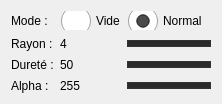
       <widget class="QWidget" name="texture">
        <attribute name="title">
         <string>Texture</string>
        </attribute>
        <layout class="QGridLayout" name="gridLayout_2">
         <item row="1" column="0">
          <widget class="QLabel" name="label_9">
           <property name="text">
            <string>Rayon :</string>
           </property>
          </widget>
         </item>
         <item row="0" column="0">
          <widget class="QLabel" name="label_8">
           <property name="text">
            <string>Mode :</string>
           </property>
          </widget>
         </item>
         <item row="2" column="0">
          <widget class="QLabel" name="label_10">
           <property name="text">
            <string>Dureté :</string>
           </property>
          </widget>
         </item>
         <item row="3" column="0">
          <widget class="QLabel" name="label_11">
           <property name="text">
            <string>Alpha :</string>
           </property>
          </widget>
         </item>
         <item row="1" column="1">
          <widget class="QLabel" name="label_12">
           <property name="text">
            <string>4</string>
           </property>
          </widget>
         </item>
         <item row="2" column="1">
          <widget class="QLabel" name="label_13">
           <property name="text">
            <string>50</string>
           </property>
          </widget>
         </item>
         <item row="3" column="1">
          <widget class="QLabel" name="label_14">
           <property name="text">
            <string>255</string>
           </property>
          </widget>
         </item>
         <item row="1" column="2">
          <widget class="QSlider" name="editTextureRadius">
           <property name="styleSheet">
            <string notr="true">QSlider::groove:horizontal {
    border: 1px solid #333333;
    height: 5px; 
    background: qlineargradient(spread:pad, x1:0, y1:1, x2:0, y2:0, stop:0 rgba(45, 45, 46, 255), stop:1 rgba(37, 40, 43, 255));
    margin: 2px 0;
}

QSlider::handle:horizontal {
    
	background-image: url(:/MainFrame/Resources/Icons_New/Icon_Handler.png);
    width: 16px;
    margin: -10px 0; 

}</string>
           </property>
           <property name="minimum">
            <number>1</number>
           </property>
           <property name="maximum">
            <number>40</number>
           </property>
           <property name="value">
            <number>4</number>
           </property>
           <property name="orientation">
            <enum>Qt::Horizontal</enum>
           </property>
          </widget>
         </item>
         <item row="2" column="2">
          <widget class="QSlider" name="editTextureHardness">
           <property name="styleSheet">
            <string notr="true">QSlider::groove:horizontal {
    border: 1px solid #333333;
    height: 5px; 
    background: qlineargradient(spread:pad, x1:0, y1:1, x2:0, y2:0, stop:0 rgba(45, 45, 46, 255), stop:1 rgba(37, 40, 43, 255));
    margin: 2px 0;
}

QSlider::handle:horizontal {
    
	background-image: url(:/MainFrame/Resources/Icons_New/Icon_Handler.png);
    width: 16px;
    margin: -10px 0; 

}</string>
           </property>
           <property name="minimum">
            <number>1</number>
           </property>
           <property name="maximum">
            <number>100</number>
           </property>
           <property name="value">
            <number>50</number>
           </property>
           <property name="orientation">
            <enum>Qt::Horizontal</enum>
           </property>
          </widget>
         </item>
         <item row="3" column="2">
          <widget class="QSlider" name="editTextureAlpha">
           <property name="styleSheet">
            <string notr="true">QSlider::groove:horizontal {
    border: 1px solid #333333;
    height: 5px; 
    background: qlineargradient(spread:pad, x1:0, y1:1, x2:0, y2:0, stop:0 rgba(45, 45, 46, 255), stop:1 rgba(37, 40, 43, 255));
    margin: 2px 0;
}

QSlider::handle:horizontal {
    
	background-image: url(:/MainFrame/Resources/Icons_New/Icon_Handler.png);
    width: 16px;
    margin: -10px 0; 

}</string>
           </property>
           <property name="minimum">
            <number>1</number>
           </property>
           <property name="maximum">
            <number>255</number>
           </property>
           <property name="value">
            <number>250</number>
           </property>
           <property name="orientation">
            <enum>Qt::Horizontal</enum>
           </property>
          </widget>
         </item>
         <item row="0" column="2">
          <widget class="QRadioButton" name="editTextureModeNormal">
           <property name="styleSheet">
            <string notr="true">QRadioButton {
    spacing: 5px;
}

QRadioButton::indicator {
    width: 31px;
    height: 19px;
}

QRadioButton::indicator:unchecked {
image: url(:/MainFrame/Resources/Icons_New/Checkbutton_no.png);
}

QRadioButton::indicator:checked {
	image: url(:/MainFrame/Resources/Icons_New/Checkbutton_yes.png);
}
</string>
           </property>
           <property name="text">
            <string>Normal</string>
           </property>
           <property name="checked">
            <bool>true</bool>
           </property>
          </widget>
         </item>
         <item row="0" column="1">
          <widget class="QRadioButton" name="editTextureModeEmpty">
           <property name="styleSheet">
            <string notr="true">QRadioButton {
    spacing: 5px;
}

QRadioButton::indicator {
    width: 31px;
    height: 19px;
}

QRadioButton::indicator:unchecked {
image: url(:/MainFrame/Resources/Icons_New/Checkbutton_no.png);
}

QRadioButton::indicator:checked {
	image: url(:/MainFrame/Resources/Icons_New/Checkbutton_yes.png);
}
</string>
           </property>
           <property name="text">
            <string>Vide</string>
           </property>
          </widget>
         </item>
        </layout>
       </widget>
